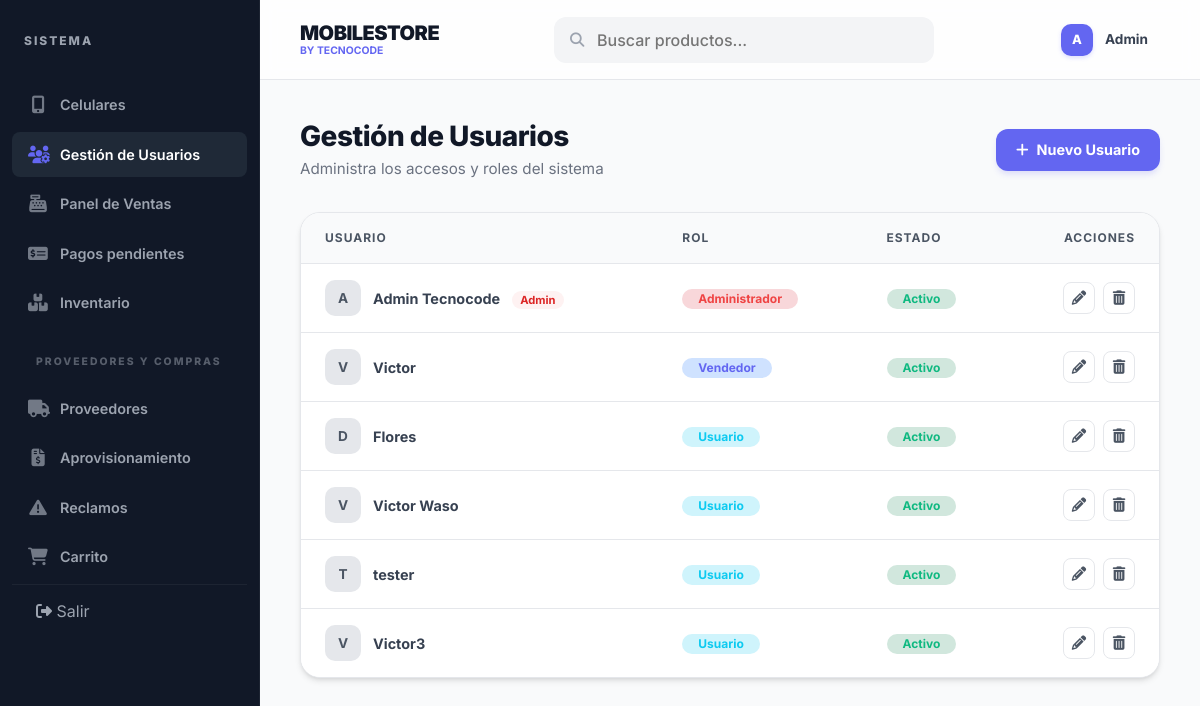
/home/ (signed in), run on an earlier commit of the app's database.
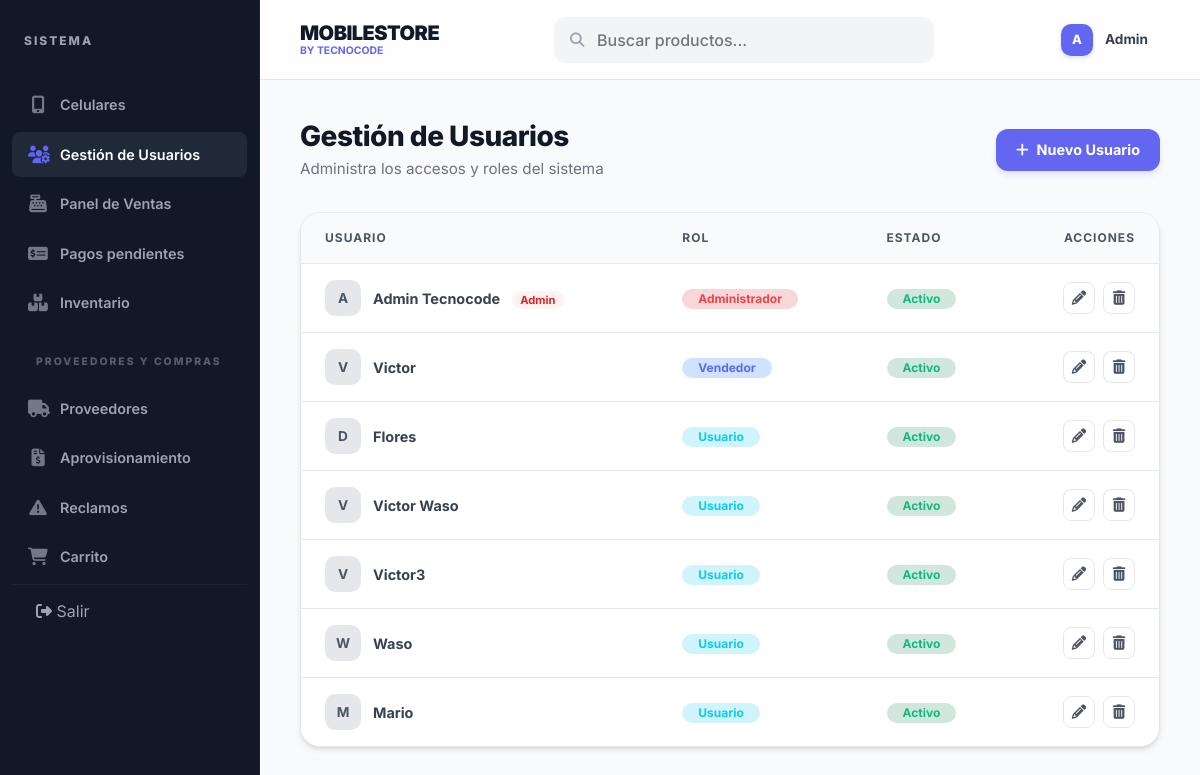
And on a later commit of the database.
### Login/models.py (models this page shows)
class Usuario(AbstractUser):
    ROL_CHOICES = [
        ('Administrador', 'Administrador'),  # Acceso total
        ('Vendedor', 'Vendedor'),            # Acceso a ventas e inventario
        ('Usuario', 'Usuario'),              # Cliente final (pestaña de compras)
    ]
    ESTADO_CHOICES = [
        ('Activo', 'Activo'),
        ('Inactivo', 'Inactivo'),
    ]
    nombre_completo = models.CharField(max_length=100, null=True, blank=True)
    rol = models.CharField(max_length=20, choices=ROL_CHOICES, default='Usuario')
    estado = models.CharField(max_length=10, choices=ESTADO_CHOICES, default='Activo')
    class Meta:
        db_table = 'usuario'
        verbose_name = 'Usuario'
        verbose_name_plural = 'Usuarios'

### Login/views.py (the view)
# urls.py: path('home/', UsuarioABMView.as_view(), name='home'),
class UsuarioABMView(LoginRequiredMixin, UserPassesTestMixin, ListView):
    model = User
    template_name = 'registration/home.html'
    context_object_name = 'usuarios'
    def test_func(self):
        return self.request.user.is_superuser

### Login/context_processors.py (called while the page is built)
def global_context(request):
    data = {
        'cart_count': 0,
        'pendientes_count': 0
    }
    if request.user.is_authenticated:
        cart = Carrito.objects.filter(usuario=request.user, estado='Activo').first()
        data['cart_count'] = cart.detalles.count() if cart else 0
        if request.user.is_superuser or request.user.rol in ['Administrador', 'Vendedor']:
            data['pendientes_count'] = Pago.objects.filter(estado='Pendiente').count()
    return data

### templates/registration/home.html (shortened to what this page needs)
{% extends 'base.html' %}
{% load static %}
{% block content %}
<div class="page-header-responsive">
    <div class="page-title">
        <h2>Gestión de Usuarios</h2>
        <p>Administra los accesos y roles del sistema</p>
    </div>
    <a href="{% url 'registrar' %}" class="btn-create btn-responsive">
        <i class="fas fa-plus"></i> Nuevo Usuario
    </a>
</div>
<div class="abm-card">
    <div class="table-container">
        <div class="table-responsive">
            <table class="table">
                <thead>
                    <tr>
                        <th>Usuario</th>
                        <th>Rol</th>
                        <th>Estado</th>
                        <th class="text-end">Acciones</th>
                    </tr>
                </thead>
                <tbody>
                    {% for u in usuarios %}
                    <tr>
                        <td>
                            <div class="username-cell">
                                <div class="user-avatar">{{ u.username.0|upper }}</div>
                                <div>
                                    <span class="fw-bold">{{ u.nombre_completo|default:u.username }}</span>
                                    {% if u.is_superuser or u.rol == 'Administrador' %}
                                    <span class="badge-admin">Admin</span>
                                    {% endif %}
                                </div>
                            </div>
                        </td>
                        <td>
                            <span class="badge rounded-pill {% if u.rol == 'Administrador' %}bg-danger-subtle text-danger{% elif u.rol == 'Vendedor' %}bg-primary-subtle text-primary{% else %}bg-info-subtle text-info{% endif %} px-3" style="font-size: 0.75rem;">
                                {{ u.rol|default:"Vendedor" }}
                            </span>
                        </td>
                        <td>
                            <span class="badge rounded-pill bg-success-subtle text-success px-3" style="font-size: 0.75rem;">{{ u.estado }}</span>
                        </td>
                        <td>
                            <div class="actions-cell">
                                <a href="{% url 'editar_usuario' u.id %}" class="btn-action btn-edit" title="Editar">
                                    <i class="fas fa-pencil-alt"></i>
                                </a>
                                <a href="{% url 'eliminar_usuario' u.id %}" class="btn-action btn-delete" title="Eliminar">
                                    <i class="fas fa-trash-alt"></i>
                                </a>
                            </div>
                        </td>
                    </tr>
                    {% endfor %}
                </tbody>
            </table>
        </div>
    </div>
</div>
{% endblock %}

### templates/base.html (shortened to what this page needs)
<!DOCTYPE html>
<html lang="es">
<head>
    <link href="https://cdn.jsdelivr.net/npm/bootstrap@5.3.0/dist/css/bootstrap.min.css" rel="stylesheet">
    <link rel="stylesheet" href="https://cdnjs.cloudflare.com/ajax/libs/font-awesome/6.4.0/css/all.min.css">
</head>
<body>
    <div class="wrapper">
        <nav class="sidebar" id="sidebar">
            <div class="sidebar-header">
                SISTEMA
            </div>
            <ul class="sidebar-menu">
                <li class="{% if request.resolver_match.url_name == 'lista_celulares' or request.resolver_match.url_name == 'inicio' %}active{% endif %}">
                    <a href="{% url 'inicio' %}">
                        <i class="fas fa-mobile-alt"></i> Celulares
                    </a>
                </li>
                {% if user.is_superuser or user.rol == 'Administrador' %}
                <li class="{% if request.resolver_match.url_name == 'home' %}active{% endif %}">
                    <a href="{% url 'home' %}">
                        <i class="fas fa-users-cog"></i> Gestión de Usuarios
                    </a>
                </li>
                {% endif %}
                {% if user.is_superuser or user.rol == 'Administrador' %}
                <li class="{% if request.resolver_match.url_name == 'reporte_ventas' %}active{% endif %}">
                    <a href="{% url 'reporte_ventas' %}">
                        <i class="fas fa-cash-register"></i> Panel de Ventas
                    </a>
                </li>
                <li class="{% if request.resolver_match.url_name == 'pagos_pendientes' %}active{% endif %}">
                    <a href="{% url 'pagos_pendientes' %}">
                        <i class="fas fa-money-check-alt"></i> Pagos pendientes
                    </a>
                </li>
                <li class="{% if request.resolver_match.url_name == 'lista_inventario' %}active{% endif %}">
                    <a href="{% url 'lista_inventario' %}">
                        <i class="fas fa-boxes"></i> Inventario
                    </a>
                </li>
                <li class="sidebar-header mt-3" style="padding: 12px 24px; font-size: 0.65rem; opacity: 0.5;">PROVEEDORES Y COMPRAS</li>
                <li class="{% if 'proveedor' in request.path and 'compras' not in request.path and 'reclamos' not in request.path %}active{% endif %}">
                    <a href="{% url 'lista_proveedores' %}">
                        <i class="fas fa-truck"></i> Proveedores
                    </a>
                </li>
                <li class="{% if 'compras' in request.path %}active{% endif %}">
                    <a href="{% url 'lista_compras' %}">
                        <i class="fas fa-file-invoice-dollar"></i> Aprovisionamiento
                    </a>
                </li>
                <li class="{% if 'reclamos' in request.path %}active{% endif %}">
                    <a href="{% url 'lista_reclamos' %}">
                        <i class="fas fa-exclamation-triangle"></i> Reclamos
                    </a>
                </li>
                {% endif %}
                <li class="{% if request.resolver_match.url_name == 'ver_carrito' %}active{% endif %}">
                    <a href="{% url 'ver_carrito' %}">
                        <i class="fas fa-shopping-cart"></i> Carrito
                    </a>
                </li>
                {% if user.is_authenticated %}
                <li style="margin-top: auto; border-top: 1px solid rgba(255,255,255,0.05);">
                    <form action="{% url 'logout' %}" method="post">
                        <button type="submit" style="background:none; border:none; color:var(--sidebar-text); padding: 14px 24px; text-align:left; width:100%;">
                            <i class="fas fa-sign-out-alt"></i> Salir
                        </button>
                    </form>
                </li>
                {% endif %}
            </ul>
        </nav>
        <main>
            <header class="header">
                <div class="d-flex align-items-center">
                    <div class="brand-section">
                        <h1>MOBILESTORE</h1>
                        <span>BY TECNOCODE</span>
                    </div>
                </div>
                <form action="{% url 'inicio' %}" method="get" class="search-bar m-0">
                    <i class="fas fa-search"></i>
                    <input type="text" name="q" placeholder="Buscar productos..." value="{% if request.resolver_match.url_name == 'inicio' or request.resolver_match.url_name == 'lista_celulares' %}{{ request.GET.q|default:'' }}{% endif %}">
                </form>
                <div class="user-profile">
                    {% if user.is_authenticated %}
                    <div class="avatar">{{ user.username.0|upper }}</div>
                    <span class="user-name">{{ user.username|capfirst }}</span>
                    {% else %}
                    <a href="{% url 'login' %}" class="btn btn-sm btn-dark px-4 rounded-pill">Entrar</a>
                    {% endif %}
                </div>
            </header>
            <div class="main-content">
                {% block content %}
                {% endblock %}
            </div>
        </main>
    </div>
{% if request.user.is_authenticated and request.user.rol in 'Administrador Vendedor' or request.user.is_superuser %}
<div class="toast-container position-fixed bottom-0 end-0 p-3" style="z-index: 2100;">
</div>
{% endif %}
</body>
</html>

### templates/base.html (style rules this page uses)
:root { --primary: #6366f1; --primary-hover: #4f46e5; --success: #10b981; --warning: #f59e0b; --info: #3b82f6; --sidebar-bg: #111827; --sidebar-item-hover: #1f2937; --sidebar-text: #9ca3af; --sidebar-text-active: #ffffff; --main-bg: #f9fafb; --card-bg: #ffffff; --border-color: #e5e7eb; --accent-red: #ef4444; --shadow-sm: 0 1px 2px 0 rgb(0 0 0 / 0.05); --shadow-md: 0 4px 6px -1px rgb(0 0 0 / 0.1), 0 2px 4px -2px rgb(0 0 0 / 0.1); --bs-primary: #6366f1; --bs-primary-rgb: 99, 102, 241; --bs-success-rgb: 16, 185, 129; --bs-danger-rgb: 239, 68, 68; --bs-warning-rgb: 245, 158, 11; }
body { font-family: 'Inter', sans-serif; background-color: var(--main-bg); margin: 0; overflow-x: hidden; width: 100%; color: #111827; -webkit-font-smoothing: antialiased; }
.text-primary { color: var(--primary) !important; }
.wrapper { display: flex; min-height: 100vh; width: 100%; overflow-x: hidden; position: relative; }
main { flex-grow: 1; min-width: 0; display: flex; flex-direction: column; }
.sidebar { width: 260px; background-color: var(--sidebar-bg); color: white; flex-shrink: 0; display: flex; flex-direction: column; transition: 0.3s cubic-bezier(0.4, 0, 0.2, 1); border-right: 1px solid rgba(255,255,255,0.05); }
.sidebar-header { padding: 32px 24px; font-size: 0.75rem; font-weight: 800; letter-spacing: 2px; text-transform: uppercase; color: var(--sidebar-text); display: flex; align-items: center; }
.sidebar-menu { list-style: none; padding: 0 12px; margin: 0; flex-grow: 1; }
.sidebar-menu li { margin-bottom: 4px; }
.sidebar-menu li a { color: var(--sidebar-text); text-decoration: none; padding: 12px 16px; display: flex; align-items: center; font-size: 0.9rem; font-weight: 600; border-radius: 8px; transition: 0.2s all; }
.sidebar-menu li a i { width: 20px; margin-right: 12px; font-size: 1.1rem; text-align: center; opacity: 0.7; }
.sidebar-menu li.active a { color: var(--sidebar-text-active); background-color: var(--sidebar-item-hover); }
.sidebar-menu li.active a i { color: var(--primary); opacity: 1; }
.header { background-color: rgba(255, 255, 255, 0.8); backdrop-filter: blur(8px); height: 80px; padding: 0 40px; display: flex; align-items: center; justify-content: space-between; border-bottom: 1px solid var(--border-color); position: sticky; top: 0; z-index: 100; }
.brand-section h1 { font-size: 1.25rem; font-weight: 900; margin: 0; color: #111827; letter-spacing: -0.5px; }
.brand-section span { font-size: 0.65rem; font-weight: 700; color: var(--primary); display: block; margin-top: -2px; text-transform: uppercase; }
.search-bar { position: relative; width: 380px; }
.search-bar input { background-color: #f3f4f6; border: 1px solid transparent; padding: 10px 15px 10px 42px; border-radius: 12px; width: 100%; font-size: 16px; font-weight: 500; transition: 0.2s all; }
.search-bar i { position: absolute; left: 16px; top: 50%; transform: translateY(-50%); color: #9ca3af; font-size: 0.9rem; }
.user-profile { display: flex; align-items: center; gap: 12px; padding: 6px 12px; border-radius: 12px; transition: 0.2s; cursor: pointer; }
.avatar { width: 32px; height: 32px; background-color: var(--primary); color: white; border-radius: 10px; display: flex; align-items: center; justify-content: center; font-weight: 800; font-size: 0.8rem; box-shadow: 0 2px 4px rgba(99, 102, 241, 0.2); }
.user-name { font-weight: 700; font-size: 0.85rem; color: #374151; }
.main-content { flex-grow: 1; padding: 40px; overflow-y: auto; overflow-x: hidden; animation: fadeIn 0.4s ease-out; width: 100%; min-width: 0; }
.page-header-responsive { display: flex; justify-content: space-between; align-items: center; gap: 20px; margin-bottom: 32px; }
.btn-responsive { display: inline-flex; align-items: center; justify-content: center; gap: 8px; white-space: nowrap; }

What changed in the data, as far as the page shows it:
removed Usuario: username.0 "T", nombre_completo "tester", rol "Usuario", estado "Activo"
added Usuario: username.0 "W", nombre_completo "Waso", rol "Usuario", estado "Activo"
added Usuario: username.0 "M", nombre_completo "Mario", rol "Usuario", estado "Activo"
